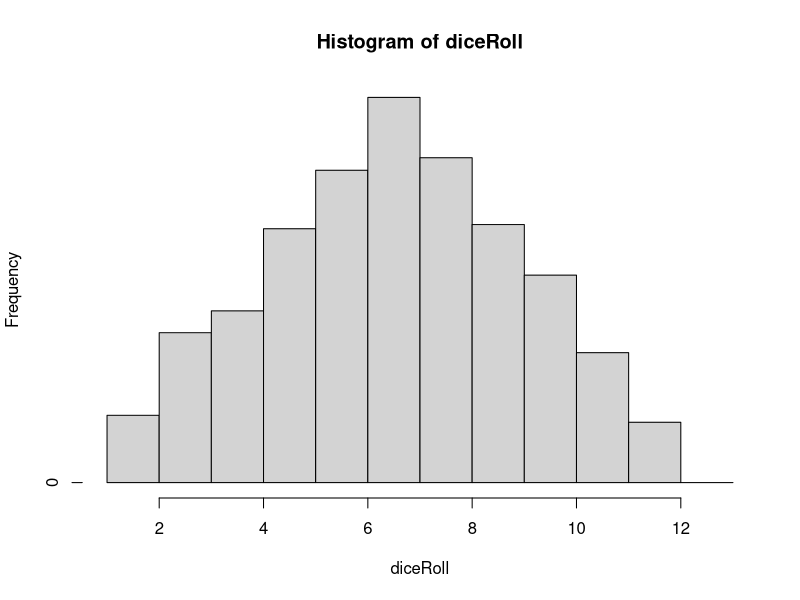
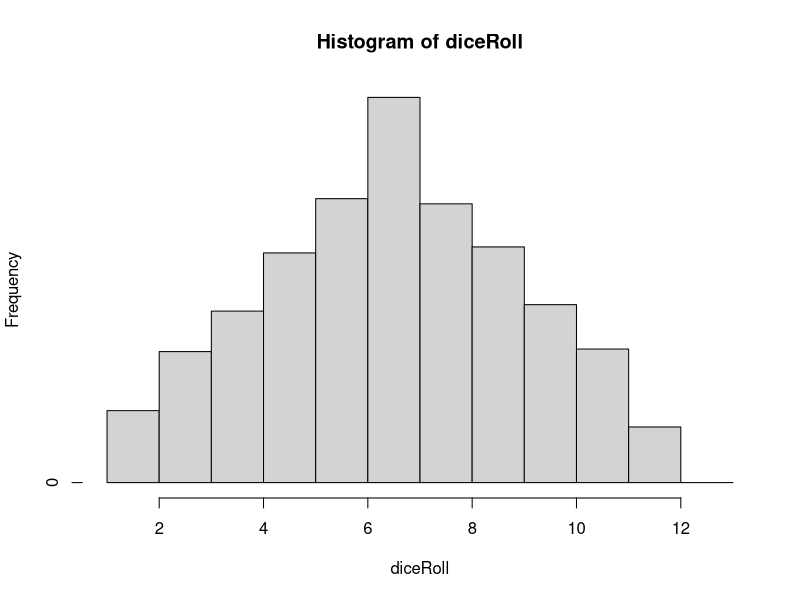
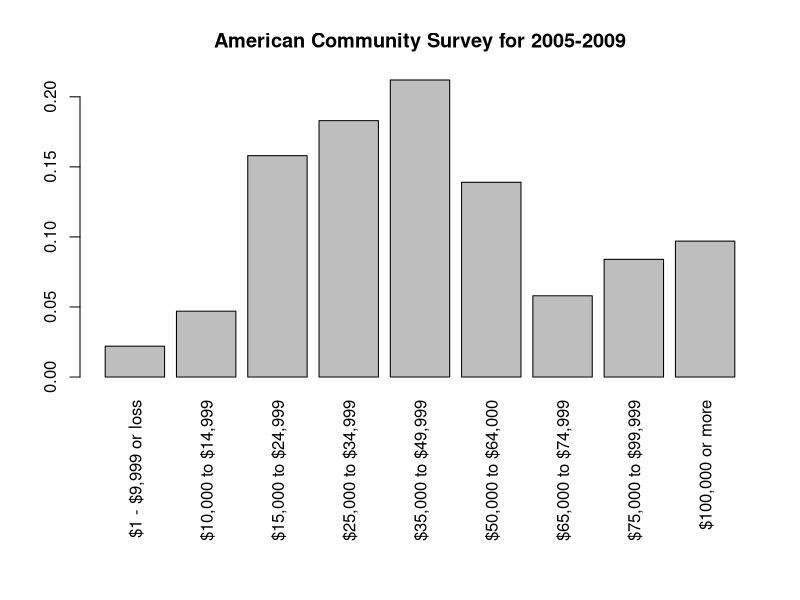

These figures' R source, in order:
## ---- chunk 1
knitr::opts_chunk$set(echo = TRUE)
## ---- chunk 2
#we define two dice
d1<-c(1,2,3,4,5,6)
d2<-c(1,2,3,4,5,6)
#we simulate rolling the dice 5000 times
#we could have simply used one die, but if we use two we could make them both unfair dice in different ways. Here we leaft both as fair, i.e. both have a probability 1/6 per die face 
diceRoll<-vector()
for (i in 0:5000) {
  diceRoll<-c(diceRoll,sample(d1,1)+sample(d2,1))
}
#a histogram is created out of the simulation
h<-hist(diceRoll,plot = FALSE,breaks=c(1,2,3,4,5,6,7,8,9,10,11,12,13))
#we change the counts in the histogram to probabilities which gives us a probability distribution
h$counts<-h$counts/sum(h$counts)
plot(h)
h
# Since this is a distribution of probabilities, the sum of each disjoint should be equal to 1
sum(h$counts)
## ---- chunk 3
h$density[4]
## ---- chunk 4
diceRoll<-vector()
for (i in 0:5000) {
  diceRoll<-c(diceRoll,sample(d1,1)+sample(d2,1))
}
h<-hist(diceRoll,plot = FALSE,breaks=c(1,2,3,4,5,6,7,8,9,10,11,12,13))
h$counts<-h$counts/sum(h$counts)
plot(h)
## ---- chunk 5
h$density[11]
## ---- chunk 6
#We compute the Totalsinstead of copying them just as a sanity check
contTable<-matrix(c(78,23,13,19,23,12,11,9,16),byrow = TRUE,ncol = 3)
contTable<-cbind(contTable,c(sum(contTable[1,]),sum(contTable[2,]),sum(contTable[3,])))
contTable<-rbind(contTable,c(sum(contTable[,1]),sum(contTable[,2]),sum(contTable[,3]),sum(contTable[,4])))
colnames(contTable)<-c("Blue","Brown","Green","Total")
rownames(contTable)<-c("Blue","Brown","Green","Total")
contTable

propTable<-contTable/contTable[4,4]
propTable
## ---- chunk 7
#using the Contingency Table
contTable[1,4]/contTable[4,4]

#using the Proportions Table
propTable[1,4]
## ---- chunk 8
#using the Contingency Table
contTable[4,1]/contTable[4,4]

#using the Proportions Table
propTable[4,1]
## ---- chunk 9
#P(male and partner blue)
#using the Proportions Table
propTable[1,4]+propTable[4,1]-propTable[1,1]
## ---- chunk 10
#using the Contingency Table
(contTable[1,1]/contTable[4,4])/(contTable[1,4]/contTable[4,4])

#using the Proportions Table
propTable[1,1]/propTable[1,4]
## ---- chunk 11
#using the Contingency Table
contTable[2,1]/contTable[2,4]

#using the Proportions Table
propTable[2,1]/propTable[2,4]
## ---- chunk 12
#using the Contingency Table
contTable[3,1]/contTable[3,4]

#using the Proportions Table
propTable[3,1]/propTable[3,4]
## ---- chunk 13
#The maximum column is the same as the row number for each row
which.max(contTable[1,1:3]) #Blue Eye
which.max(contTable[2,1:3]) #Brown Eye
which.max(contTable[3,1:3]) #Green Eye
which.max(propTable[1,1:3]) #Blue Eye
which.max(propTable[2,1:3]) #Brown Eye
which.max(propTable[3,1:3]) #Green Eye
## ---- chunk 14
fees<-c(0,25,35+25)
prob<-c(0.54,0.34,0.12)
df<-data.frame(fees,prob)
df$feeXprob<-df$fee*df$prob
EV<-sum(df$feeXprob)
df$xmu<-df$fees-EV
df$sqrxmu<-(df$xmu)^2
df$sqrxmuXprob<-df$sqrxmu*df$prob
df
variance=sum(df$sqrxmuXprob)
standardDev=sqrt(variance)

#results

#Average revenue per passenger
EV

#Standard deviation
standardDev
## ---- chunk 15
#Expected reveneu for 120 passengers
EV120<-EV*120
EV120
#variance of 120 passenegrs
var120<-120^2*variance
var120
#STandard deviation is the square root of variance
sd120<-sqrt(var120)
sd120
## ---- chunk 16
income <- c("$1 - $9,999 or loss", 
            "$10,000 to $14,999", 
            "$15,000 to $24,999",
            "$25,000 to $34,999",
            "$35,000 to $49,999",
            "$50,000 to $64,000",
            "$65,000 to $74,999",
            "$75,000 to $99,999",
            "$100,000 or more")
total <- c(0.022, 0.047, 0.158, 0.183, 0.212, 0.139, 0.058, 0.084, 0.097)
df<- data.frame(income, total)
df
op <- par(mar=c(11,4,4,2))
rm(op)
barplot(df$total,main='American Community Survey for 2005-2009',names.arg = df$income,las=3)
## ---- chunk 17
sum(df$total[1:5])
## ---- chunk 18
sum(df$total[1:5])*0.41
## ---- chunk 19
sample<-96420486
malesFemalesUnder50k<-sample*sum(df$total[1:5])
malesFemalesUnder50k

#in C) 41% of these are females
malesFemalesUnder50k*.41

#in d) however 71.8% of females are under $50k, so here the total females with income less than $50k is not the same number as in c)
totalFemales<-sample*.41
totalMales<-sample*.59
femalesUnder50k<-totalFemales*.71
femalesUnder50k

# from which we can back calculate total males and females under $50k as a check
malesUnder50k<-malesFemalesUnder50k-femalesUnder50k
femalesUnder50k+malesUnder50k
